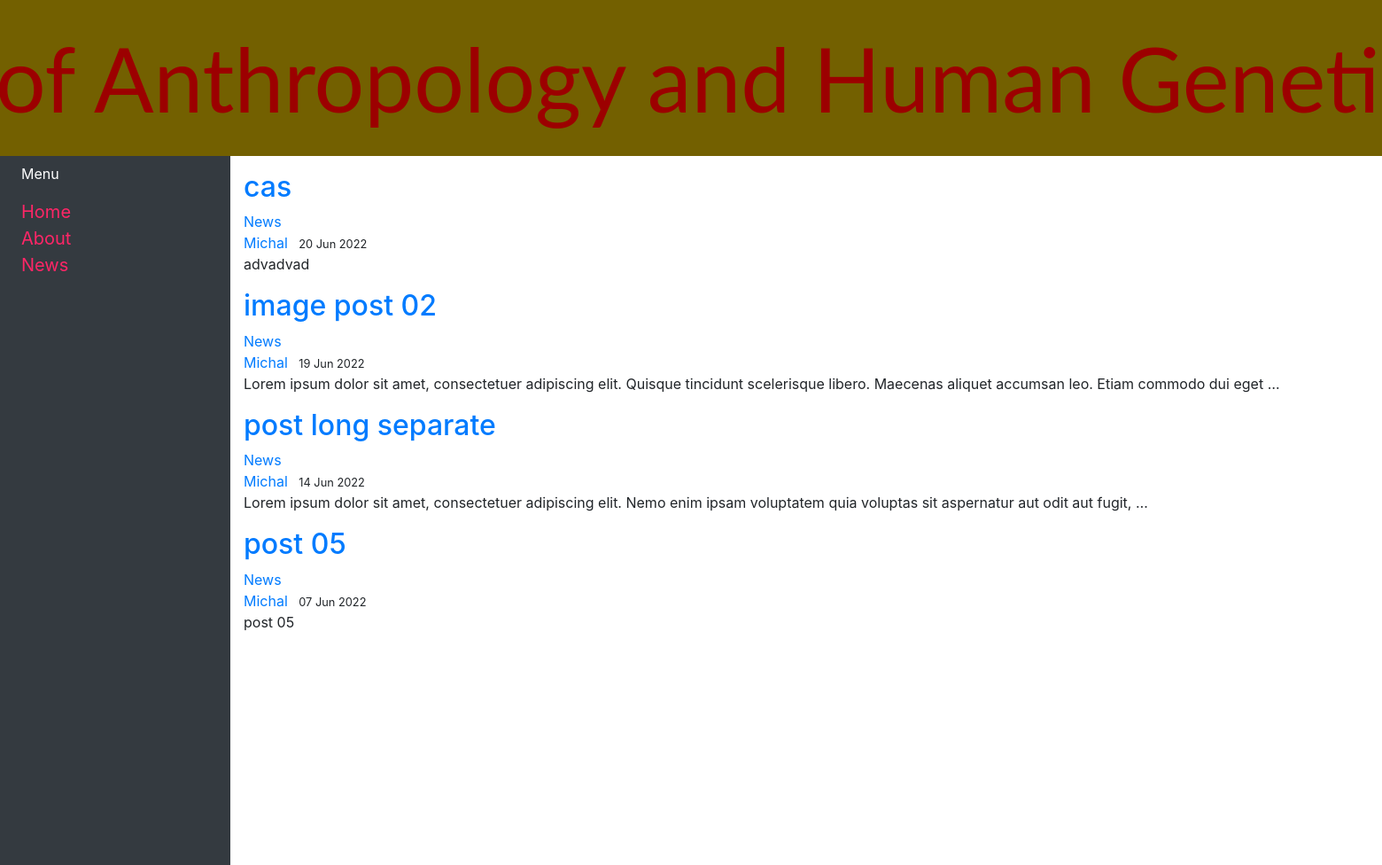
The app's page /, older data.
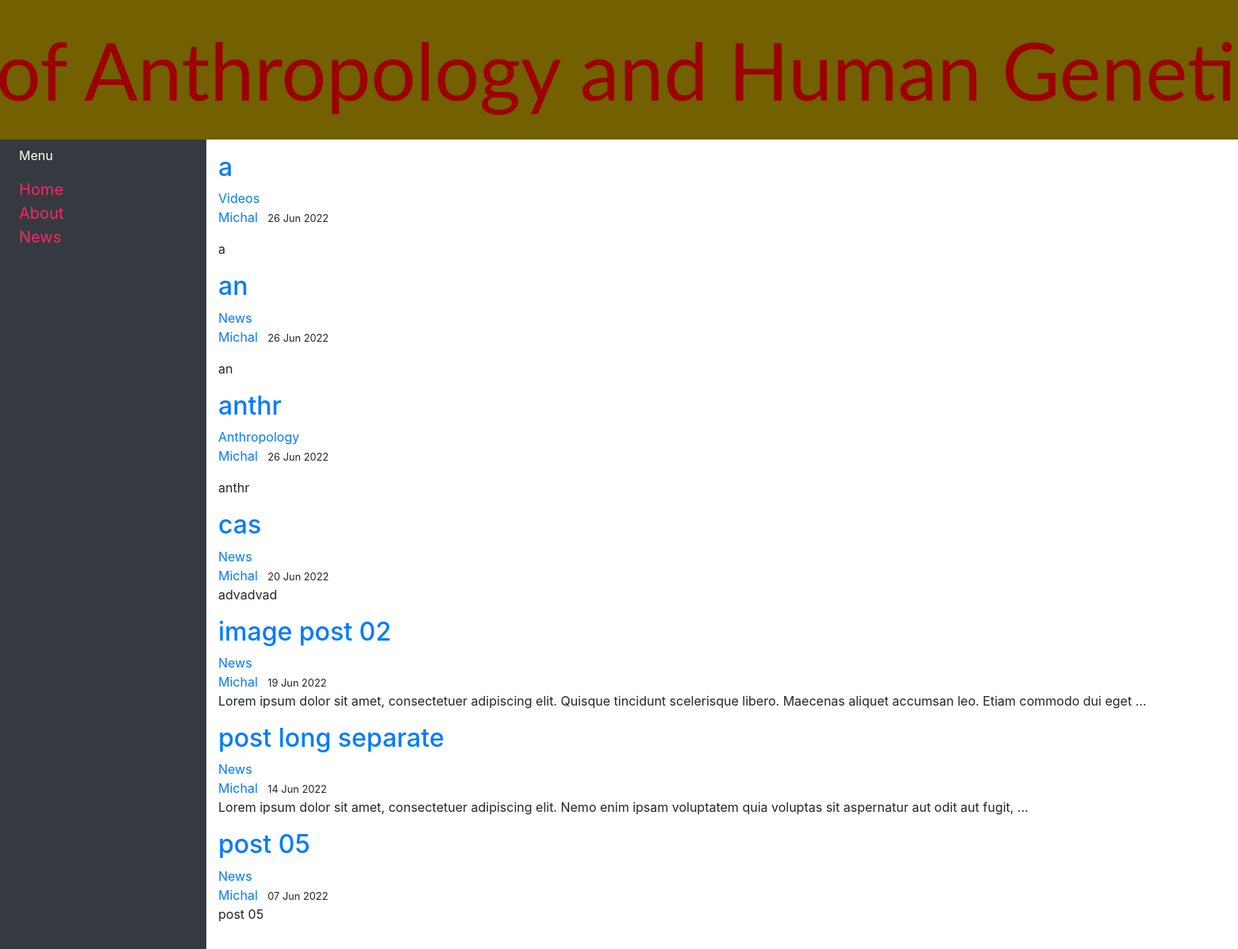
The same page, newer data.
### blog/models.py (models this page shows, shortened)
class Post(models.Model):
    title = models.CharField(max_length=200, unique=True)
    slug = models.SlugField(max_length=200, unique=True)
    author = models.ForeignKey(User, on_delete= models.CASCADE,related_name='blog_posts')
    updated_on = models.DateTimeField(auto_now= True)
    content = RichTextField(blank=True, null=True)
    created_on = models.DateTimeField(auto_now_add=True)
    status = models.IntegerField(choices=STATUS, default=1)
    article_image = models.ImageField(null = True, blank = True, upload_to = "images/")
    category = models.CharField(max_length=255, default="News")
    class Meta:
        ordering = ['-created_on']

### blog/views.py (the view)
# urls.py: path('', views.PostList.as_view(), name='blog-home'),
class PostList(generic.ListView):
    model = Post
    queryset = Post.objects.filter(status=1).order_by('-created_on')
    template_name = 'blog/home.html'

### blog/templates/blog/home.html (shortened to what this page needs)
{% extends "blog/base.html" %}
{% load static %}
{% block content %}
    {% for post in post_list  %}
    <article class="media content-section">
        <div class="media-body">
            <div class="article-metadata">
                <h2><a class="article-title" href="{% url 'article-detail' post.pk %}">{{ post.title }}</a></h2>
            </div>
            <a class="mr-2" href="{% url 'category' post.category|slugify %}">{{ post.category }}</a></br>
            <a class="mr-2" href="#">{{ post.author }}</a>
            <small class="mr-2">{{ post.created_on|date:'d M Y' }}</small>
            <p class="article-content">{{ post.content|truncatewords:20|safe|linebreaksbr }}</p>
        </div>
    </article>
    {% endfor %}
    <link rel="stylesheet" href="https://maxcdn.bootstrapcdn.com/bootstrap/4.0.0/css/bootstrap.min.css">
    <link rel="stylesheet" href="{% static "css/main03.css" %}" />
{% endblock content %}

### blog/templates/blog/base.html (shortened to what this page needs)
{% load static %}
<!DOCTYPE html>
<html>
    <head>
        <link rel="stylesheet" href="https://cdn.jsdelivr.net/npm/bootstrap@4.3.1/dist/css/bootstrap.min.css">
        <link rel="stylesheet" href="{% static "css/main03.css" %}" />
    </head>
    <header class="site-header">
        <nav class="navbar navbar-expand-lg navbar-light bg-light justify-content-center" id="navbarID">
            <a class="navbar-brand" href="{% url 'blog-home' %}">
                Department of Anthropology and Human Genetics
            </a>
        </nav>
    </header>
    <body>
        <div class="container-fluid">
            <div class="row flex-nowrap">
                <div class="col-auto col-md-3 col-xl-2 px-sm-2 px-0 bg-dark">
                    <div class="d-flex flex-column align-items-center align-items-sm-start px-3 pt-2 text-white min-vh-100">
                        <a href="/" class="d-flex align-items-center pb-3 mb-md-0 me-md-auto text-white text-decoration-none">
                            <span class="fs-5 d-none d-sm-inline">Menu</span>
                        </a>
                        <ul class="nav nav-pills flex-column mb-sm-auto mb-0 align-items-center align-items-sm-start" id="menu">
                            <li class="nav-item">
                                <a
                                    href="{% url 'blog-home' %}"
                                    class="sidenav-button ms-1 d-none d-sm-inline"
                                    aria-current="true"
                                    >
                                    <span>Home</span>
                                </a>
                            </li>
                            <li class="nav-item text-white">
                                <a
                                    href="{% url 'blog-about' %}"
                                    class="sidenav-button ms-1 d-none d-sm-inline"
                                    aria-current="true"
                                    >
                                    <span>About</span>
                                </a>
                            </li>
                            <li class="nav-item">
                                <a
                                    href="{% url 'blog-news' %}"
                                    class="sidenav-button ms-1 d-none d-sm-inline"
                                    aria-current="true"
                                    >
                                    <span>News</span>
                                </a>
                            </li>
                    </div>
                </div>
                <div class="col py-3">
                    {% block content %}
                    {% endblock %}
                </div>
            </div>
        </div>
    </body>
</html>

### blog/static/css/main03.css (style rules this page uses)
.navbar-brand { font-family: 'Lato', sans-serif; color:rgb(156, 0, 0) !important; font-size: 100px; margin: 0px; margin-right:50px; }
#navbarID { background-color: #736000 !important; }
.sidenav-button { color: rgb(255, 38, 103) !important; font-size: 20px; }

Row changes from the older to the newer data that the page shows:
added Post: title "a", category "Videos", author "Michal", created_on "26 Jun 2022", content "a"
added Post: title "an", category "News", author "Michal", created_on "26 Jun 2022", content "an"
added Post: title "anthr", category "Anthropology", author "Michal", created_on "26 Jun 2022", content "anthr"
